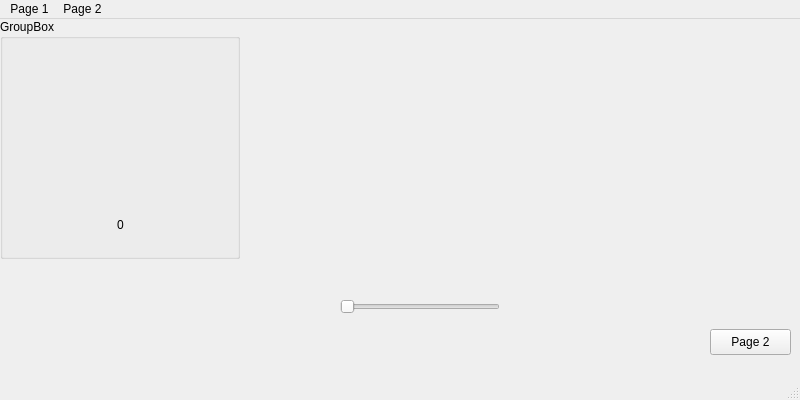
<?xml version="1.0" encoding="UTF-8"?>
<ui version="4.0">
 <class>MainWindow</class>
 <widget class="QMainWindow" name="MainWindow">
  <property name="geometry">
   <rect>
    <x>0</x>
    <y>0</y>
    <width>800</width>
    <height>400</height>
   </rect>
  </property>
  <property name="windowTitle">
   <string>MainWindow</string>
  </property>
  <widget class="QWidget" name="centralwidget">
   <widget class="QSlider" name="horizontalSlider">
    <property name="geometry">
     <rect>
      <x>340</x>
      <y>280</y>
      <width>160</width>
      <height>16</height>
     </rect>
    </property>
    <property name="maximum">
     <number>100</number>
    </property>
    <property name="orientation">
     <enum>Qt::Horizontal</enum>
    </property>
   </widget>
   <widget class="QPushButton" name="pushButton">
    <property name="geometry">
     <rect>
      <x>710</x>
      <y>310</y>
      <width>81</width>
      <height>26</height>
     </rect>
    </property>
    <property name="text">
     <string>Page 2</string>
    </property>
   </widget>
   <widget class="QGroupBox" name="oil_temp_gb">
    <property name="geometry">
     <rect>
      <x>0</x>
      <y>0</y>
      <width>240</width>
      <height>240</height>
     </rect>
    </property>
    <property name="title">
     <string>GroupBox</string>
    </property>
    <widget class="QLabel" name="oil_temp_bg_label">
     <property name="geometry">
      <rect>
       <x>0</x>
       <y>0</y>
       <width>240</width>
       <height>240</height>
      </rect>
     </property>
     <property name="text">
      <string/>
     </property>
     <property name="pixmap">
      <pixmap>../oil_temp_pictures/bg_240x240px.png</pixmap>
     </property>
     <property name="scaledContents">
      <bool>true</bool>
     </property>
    </widget>
    <widget class="QLabel" name="oil_temp_value">
     <property name="geometry">
      <rect>
       <x>90</x>
       <y>185</y>
       <width>61</width>
       <height>41</height>
      </rect>
     </property>
     <property name="midLineWidth">
      <number>-1</number>
     </property>
     <property name="text">
      <string>0</string>
     </property>
     <property name="alignment">
      <set>Qt::AlignCenter</set>
     </property>
    </widget>
    <widget class="QLabel" name="oil_temp_gauge">
     <property name="geometry">
      <rect>
       <x>11</x>
       <y>11</y>
       <width>218</width>
       <height>170</height>
      </rect>
     </property>
     <property name="text">
      <string/>
     </property>
     <property name="pixmap">
      <pixmap>../oil_temp_pictures/temp_cold.png</pixmap>
     </property>
     <property name="scaledContents">
      <bool>false</bool>
     </property>
    </widget>
   </widget>
  </widget>
  <widget class="QMenuBar" name="menubar">
   <property name="geometry">
    <rect>
     <x>0</x>
     <y>0</y>
     <width>800</width>
     <height>21</height>
    </rect>
   </property>
   <widget class="QMenu" name="menuPage_1">
    <property name="title">
     <string>Page 1</string>
    </property>
   </widget>
   <widget class="QMenu" name="menuPage_2">
    <property name="title">
     <string>Page 2</string>
    </property>
   </widget>
   <addaction name="menuPage_1"/>
   <addaction name="menuPage_2"/>
  </widget>
  <widget class="QStatusBar" name="statusbar"/>
 </widget>
 <resources/>
 <connections/>
</ui>
